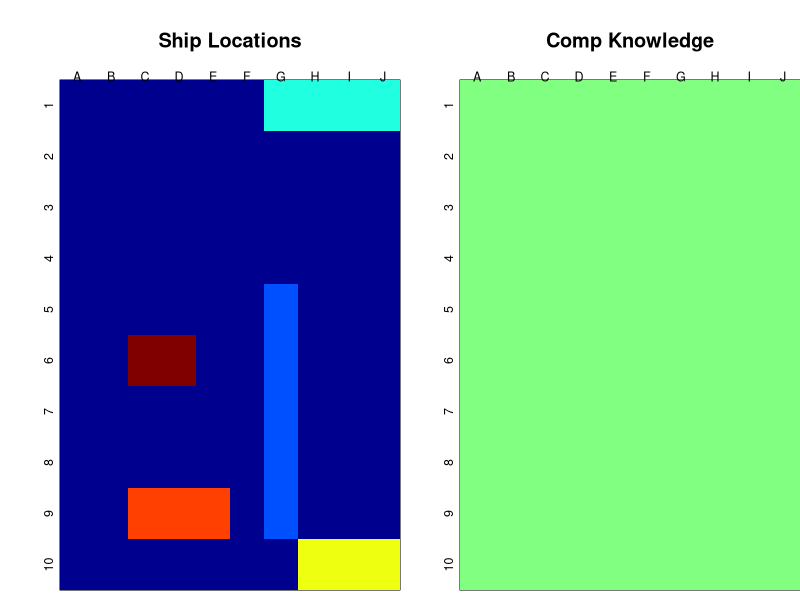
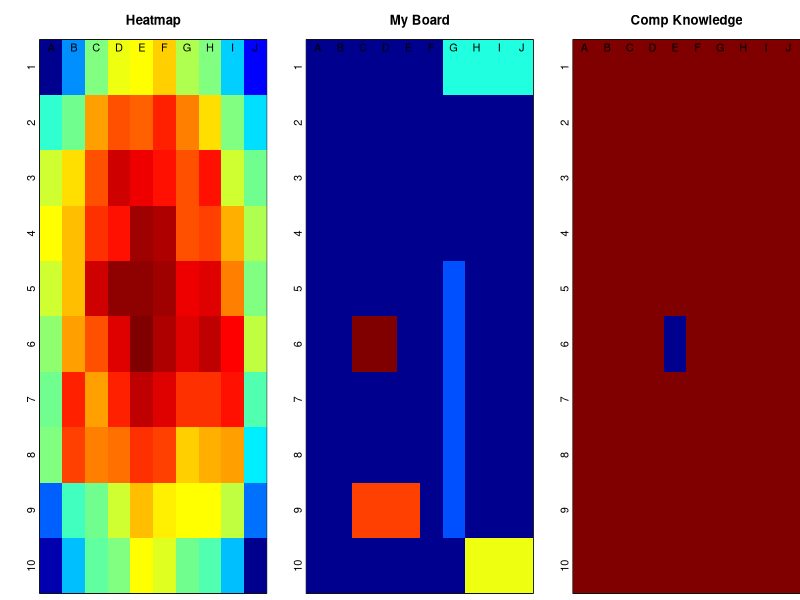
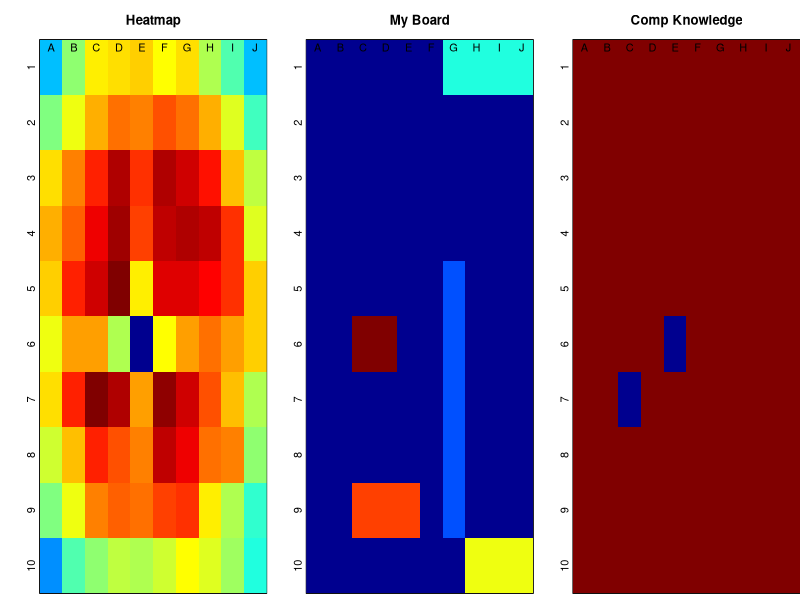
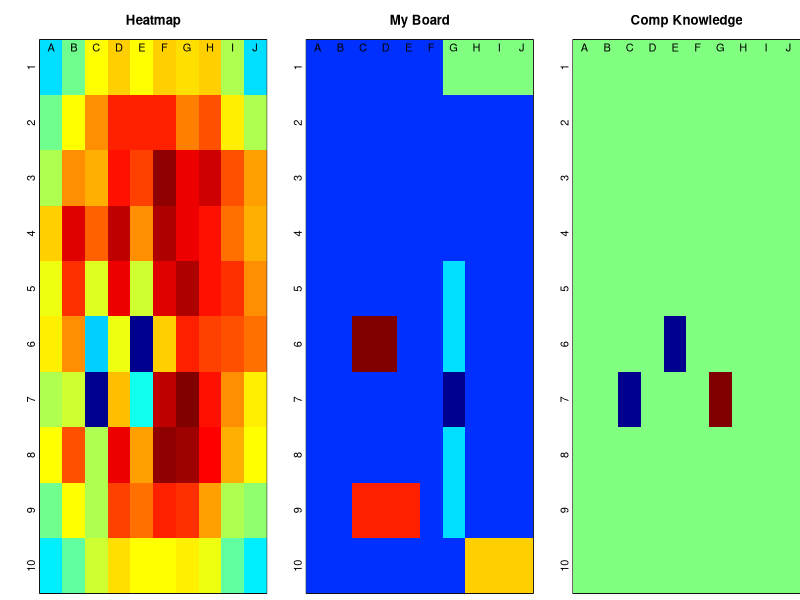
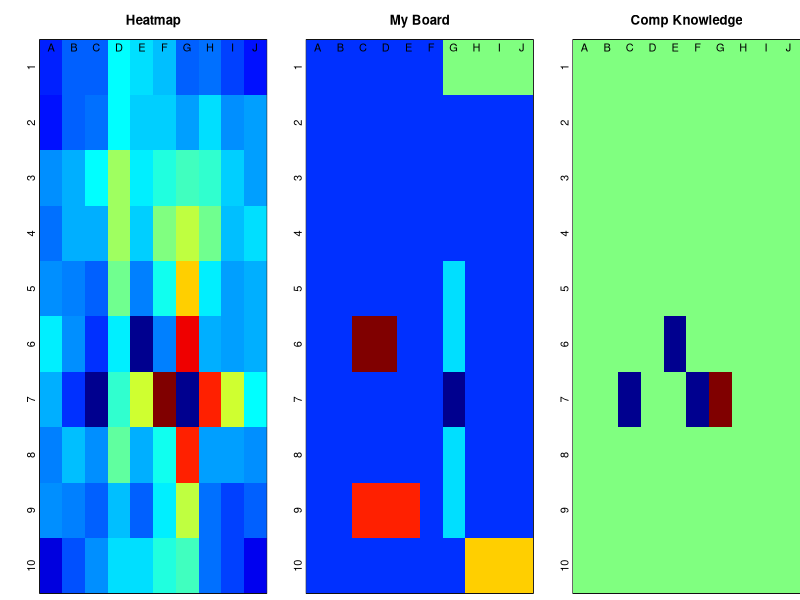
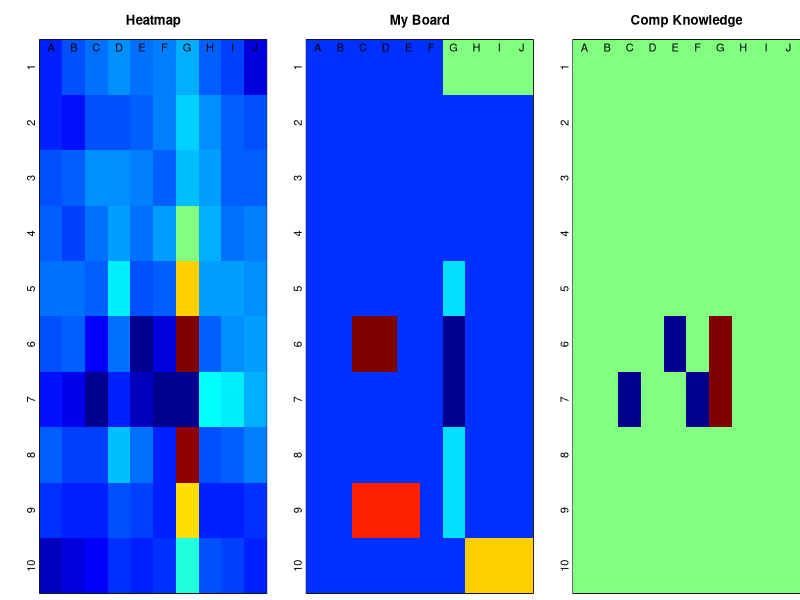
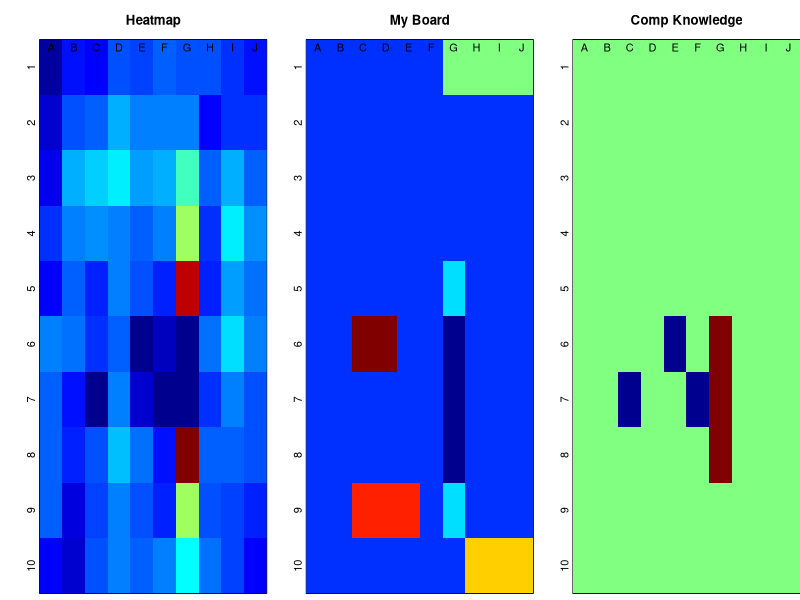
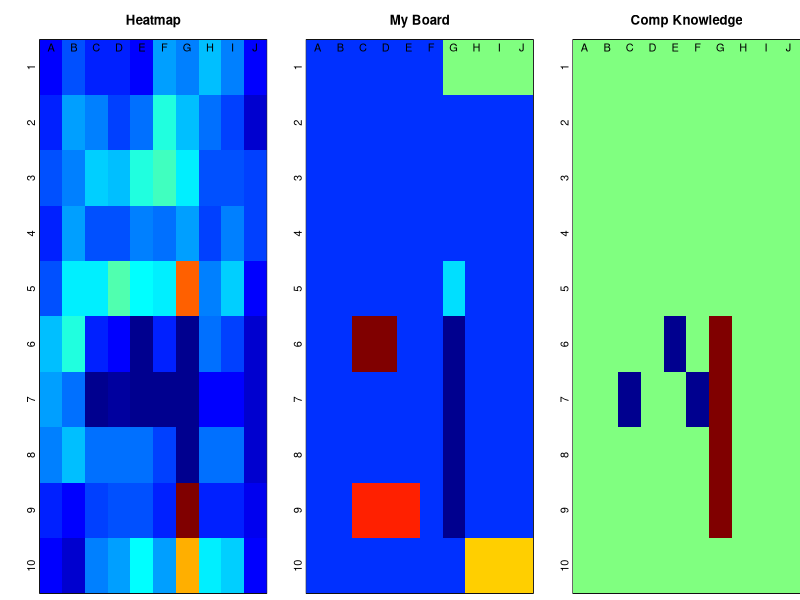

Recreate these plots in R, in order.
## ---- chunk 1
knitr::opts_chunk$set(echo = TRUE)
## ---- chunk 2
# constants representing hits and misses.
HIT <- 9; MISS <- -9

placeShip <- function(board, shipIndex){
  isLegal <- FALSE
  giveUp <- 0
  while(!isLegal & giveUp < 100){
    giveUp <- giveUp+1
    orientation = sample(2,1) #upright or across
    if(orientation==2) {board <- t(board)}
    shipLength = shipSizes[shipIndex]
    shipX = sample(1:(dim(board)[1]-shipLength+1),1)
    shipY = sample(1:(dim(board)[2]),1)
    isLegal = prod(board[shipX:(shipX+shipLength-1), shipY] %in% c(0,HIT))
    if(isLegal){
      board[shipX:(shipX+shipLength-1), shipY] <- shipIndex
    }
    if(orientation==2) {board <- t(board)}
  }
  if(isLegal){
    return(board)
  } else{
    return(FALSE)
  }
}

placeAllShips <- function(board){
  for(i in which(shipAlive)){
    board <- placeShip(board,i)
    if(!is.matrix(board)) return(FALSE)
  }
  if(sum(board==HIT)==0){
    return(board)
  } else {
    return(FALSE)
  }
}

buildHeatMap <- function(boardKnowledge, NMC=10000){
  boardMap <- matrix(data=0, nrow=boardDim[1], ncol=boardDim[2])
  for(i in 1:NMC){
    placeAll <- placeAllShips(boardKnowledge) 
    if(is.matrix(placeAll)){
      boardMap <- boardMap + (placeAll %in% (1:length(shipAlive))[shipAlive])
    }
  }
  return(boardMap)
}

guessACoord <- function(boardKnowledge, NMC=10000){
  hmap <- buildHeatMap(boardKnowledge, NMC)
  #remove known hits
  hmap[which(boardKnowledge==HIT)] <- 0
  
  guessIndex <- which(hmap == max(hmap))[1]
  guessX <- guessIndex %% boardDim[1]
  if(guessX == 0) {guessX <- 10}
  guessY <- floor((guessIndex-1) / boardDim[2])+1
  return(list(c(guessX,guessY), hmap))
}

resultOfGuess <- function(guess){
  x <- guess[1]; y<- guess[2]; returnstr <- ""
  if(trueBoard[x,y] == 0){
    boardKnowledge[x,y] <<- MISS
    returnstr <- "Miss"
  } else{
    #Hit
    returnstr <-"Hit!"
    boatIndex <- abs(trueBoard[x,y])
    trueBoard[x,y] <<- trueBoard[x,y] * -1
    boardKnowledge[x,y] <<- HIT
    if(sum(trueBoard == boatIndex)==0){
      #sunk it
      boardKnowledge[which(trueBoard==(-boatIndex))] <<- -boatIndex
      returnstr <- paste(returnstr," Sunk Boat ",boatIndex,".",sep="")
      shipAlive[boatIndex] <<- FALSE
    } 
    if(sum(trueBoard>0)==0){
      #All Boats Sunk
      returnstr <- paste(returnstr, "You Lose")
    }
  }
  return(returnstr)
}

## ---- chunk 3
library(fields)
#Define board
boardDim=c(10,10)
#Define ship sizes
shipSizes=c(5,4,3,3,2)
#Initialize ship states
shipAlive = rep(TRUE, length(shipSizes))

#initializeKnowledge
# 0 unknown
# 1,2,3, etc hit boat
boardKnowledge=matrix(data=0, nrow=boardDim[1], ncol=boardDim[2])
trueBoard <- placeAllShips(boardKnowledge)

par(mfrow=c(1,2), mar=c(.5, 3, 4, 0))
image(trueBoard, main="Ship Locations", col=tim.colors(),yaxt="n",xaxt="n"); 
  axis(3, at=seq(0,1, length.out=10), labels=LETTERS[1:10], lwd=0, pos=1, cex.axis=.75)
  axis(2, at=seq(0,1, length.out=10), labels=10:1, lwd=0, pos=0, cex.axis=.75); 
image(boardKnowledge, main="Comp Knowledge", col=tim.colors(),yaxt="n",xaxt="n"); 
  axis(3, at=seq(0,1, length.out=10), labels=LETTERS[1:10], lwd=0, pos=1, cex.axis=.75)
  axis(2, at=seq(0,1, length.out=10), labels=10:1, lwd=0, pos=0, cex.axis=.75)
## ---- chunk 4
turn <- 0
while(sum(shipAlive)>0 | turn < 9){
  turn <- turn +1
  guessList <- guessACoord(boardKnowledge,1000)
  guess <- guessList[[1]]
  guessResult <- resultOfGuess(guess)
  print(paste("Turn ",turn,": Computer Guesses ",LETTERS[guess[1]],11-guess[2],": ",guessResult, sep=""))
  
  flush.console()
  par(mfrow=c(1,3), mar=c(.5, 3, 3, 0))
  image(guessList[[2]], main="Heatmap", col=tim.colors(),yaxt="n",xaxt="n"); 
  axis(3, at=seq(0,1, length.out=10), labels=LETTERS[1:10], lwd=0, pos=1)
  axis(2, at=seq(0,1, length.out=10), labels=10:1, lwd=0, pos=0)
  image(trueBoard, main="My Board", col=tim.colors(),yaxt="n",xaxt="n");   
  axis(3, at=seq(0,1, length.out=10), labels=LETTERS[1:10], lwd=0, pos=1)
  axis(2, at=seq(0,1, length.out=10), labels=10:1, lwd=0, pos=0)
  image(boardKnowledge, main="Comp Knowledge", col=tim.colors(),yaxt="n",xaxt="n")
  axis(3, at=seq(0,1, length.out=10), labels=LETTERS[1:10], lwd=0, pos=1)
  axis(2, at=seq(0,1, length.out=10), labels=10:1, lwd=0, pos=0)
}
